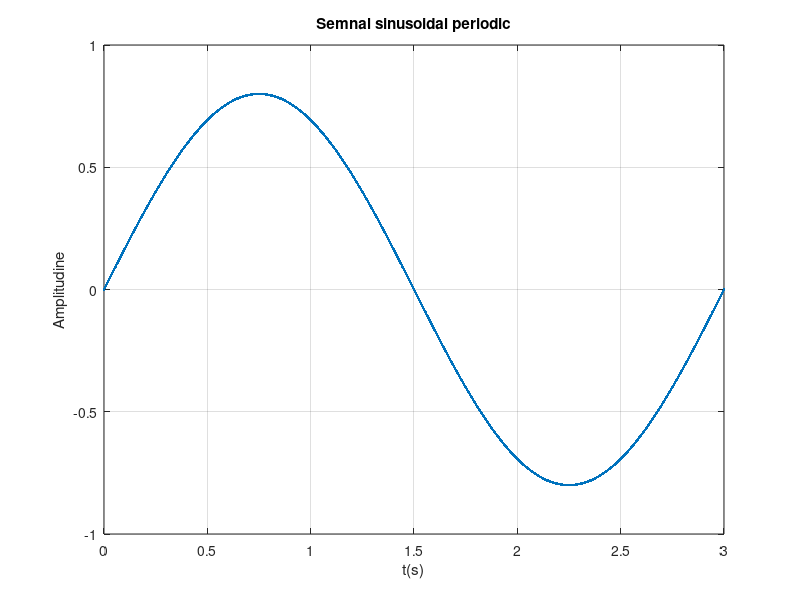

Write MATLAB code to recreate this figure.
A = 0.8;   % amplitudinea 
T = 3;
F = 1 / T;
t = 0:0.002:3;    % timpul de la 0 la 3 secunde cu rezolutie temporara de 2ms
s = A*sin(2*pi*F*t);     % sintaxa sin deseneaza un grafic sinusoidal cu amplitudinea A, perioada t si frecventa F
plot(t,s,'.-'),xlabel('t(s)'),ylabel('Amplitudine'),title('Semnal sinusoidal periodic'),grid;
